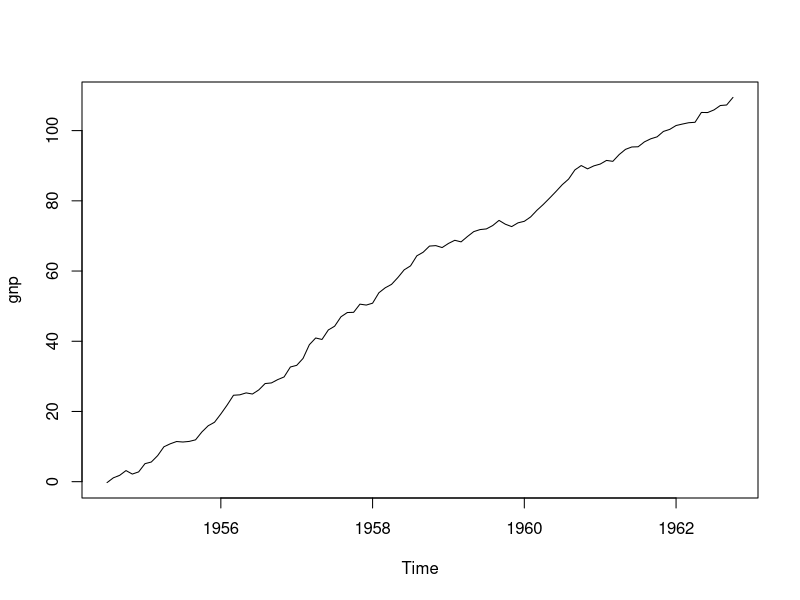
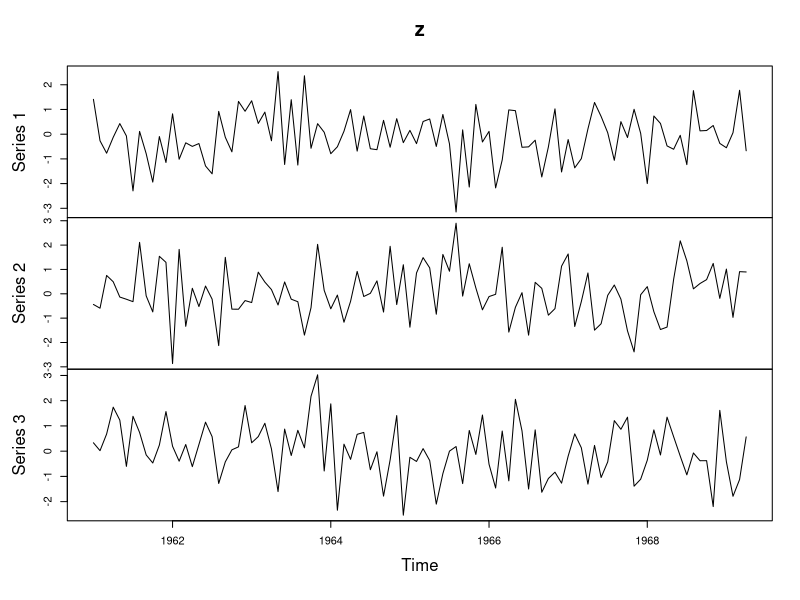
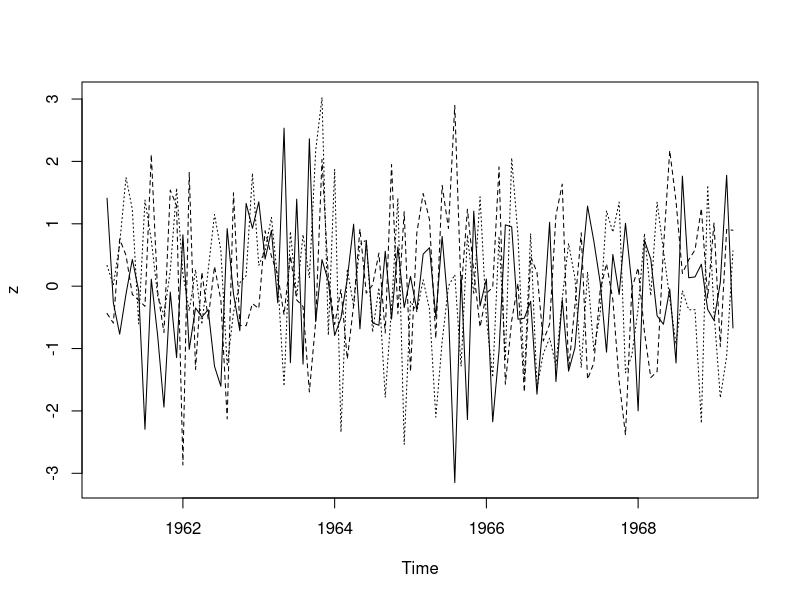
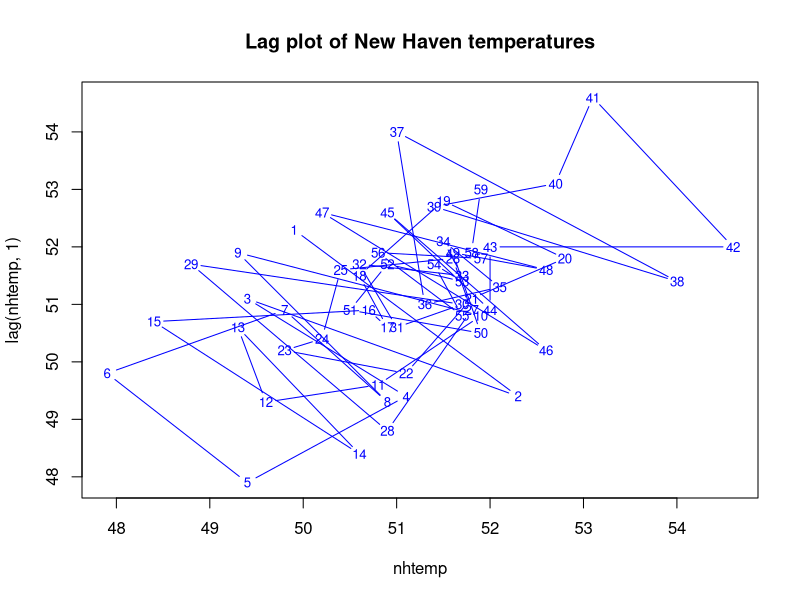
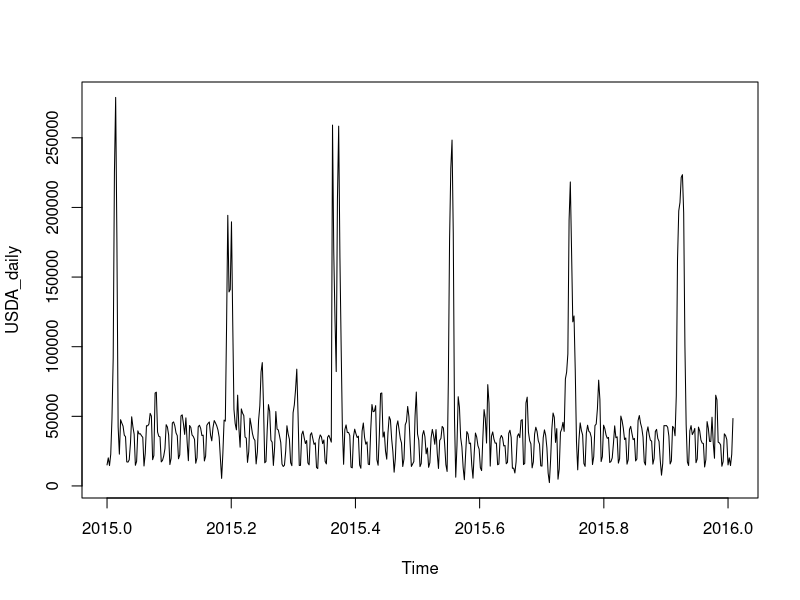

Write R code to recreate these figures, in order. (Note: this script raises an error after producing the figures.)
#Reading Data
setwd("C:\\Users\\Vaibhav\\Desktop\\Chaps\\ML\\Assignments\\USDA")
USDA=read.csv("USDA.csv",header=T, stringsAsFactors=F)

example(ts)

#Loading libraries
library(dplyr)
library(tidyr)

#Defining Functions

plotForecastErrors <- function(forecasterrors)
{
  mybinsize <- IQR(forecasterrors)/4
  mysd   <- sd(forecasterrors)
  mymin  <- min(forecasterrors) - mysd*5
  mymax  <- max(forecasterrors) + mysd*3
  # generate normally distributed data with mean 0 and standard deviation mysd
  mynorm <- rnorm(10000, mean=0, sd=mysd)
  mymin2 <- min(mynorm)
  mymax2 <- max(mynorm)
  if (mymin2 < mymin) { mymin <- mymin2 }
  if (mymax2 > mymax) { mymax <- mymax2 }
  # make a red histogram of the forecast errors, with the normally distributed data overlaid:
  mybins <- seq(mymin, mymax, mybinsize)
  hist(forecasterrors, col="red", freq=FALSE, breaks=mybins)
  # freq=FALSE ensures the area under the histogram = 1
  # generate normally distributed data with mean 0 and standard deviation mysd
  myhist <- hist(mynorm, plot=FALSE, breaks=mybins)
  # plot the normal curve as a blue line on top of the histogram of forecast errors:
  points(myhist$mids, myhist$density, type="l", col="blue", lwd=2)
}

#Code
USDA1=separate(USDA,Day.of.last_activity_date.Count,c("Date","last_activity_dateCount"),sep='\t')

#spreading data
USDA1$Date=as.Date(USDA1$Date,format = "%d-%b-%y")
USDA1
str(USDA1)
USDA1$last_activity_dateCount=as.numeric(USDA1$last_activity_dateCount)
USDA_daily=ts(USDA1[,2], start=c(2015,1,1), end=c(2016,5,18), frequency = nrow(USDA1))
plot.ts(USDA_daily)
class(USDA_daily)
USDA_daily
(USDA_daily)

#Trend is constant
#variance is constant
#covariance is constant


#Differencing Time Series
d=0

#USDA_daily_diff1=diff(USDA_daily, differences=1)
library(forecast)
auto.arima(USDA_daily)
#suggests ARIMA(1,0,3) as the best model

USDA_daily_arima = arima(USDA_daily, order=c(1,0,3)) 
USDA_daily_arima

USDA_daily_forecasts <- forecast.Arima(USDA_daily_arima, h=5)
USDA_daily_forecasts
plot.forecast(USDA_daily_forecasts)

#correlogram of residuals using ACF
acf(USDA_daily_forecasts$residuals, lag.max=20)

#Ljung-Box Test
Box.test(USDA_daily_forecasts$residuals, lag=20, type="Ljung-Box")
#so we accept null hyp that autocorrelation between residuals is 0s
plot.ts(USDA_daily_forecasts$residuals)            # make time plot of forecast errors

plotForecastErrors(USDA_daily_forecasts$residuals) # make a histogram
#looking normal

#so we finalize on order (1,0,3) arima model
